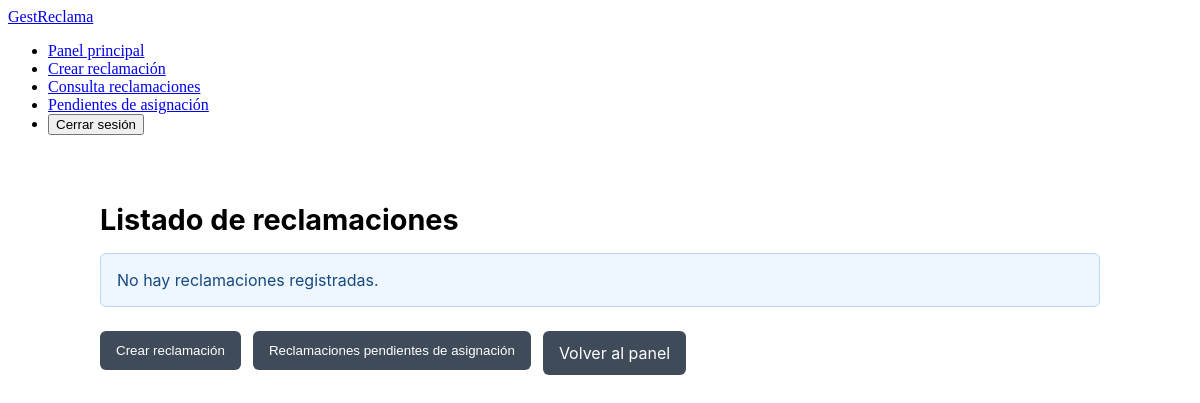
Page /frontend/public/index.php?action=reclamaciones.index (signed in) on the earlier database version.
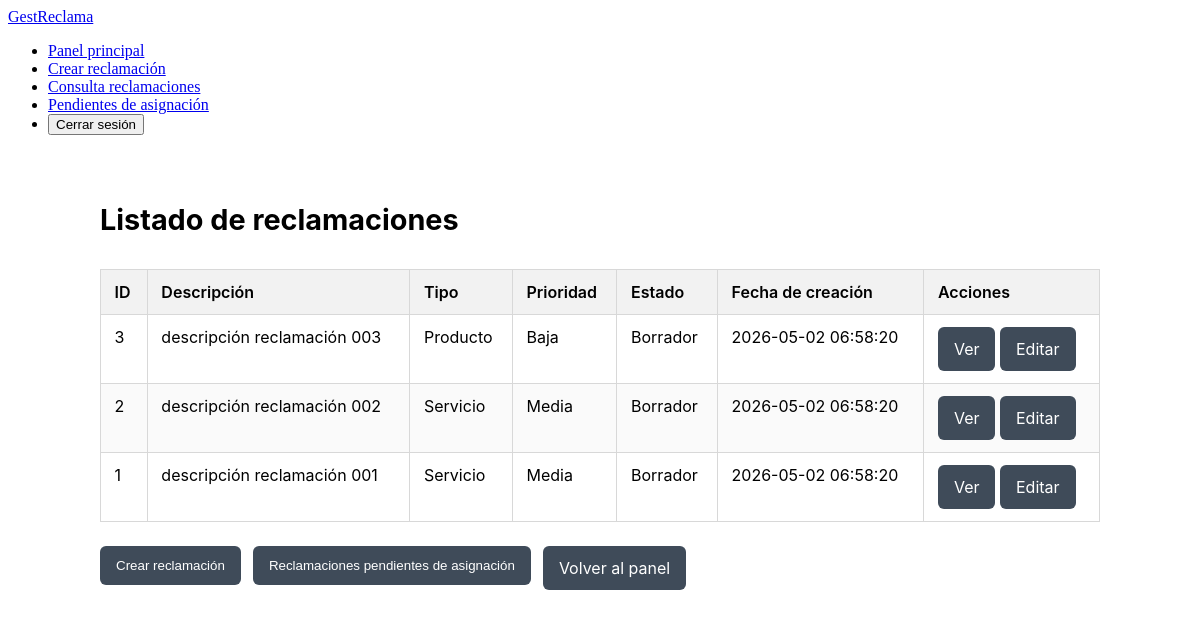
Same page on the later database version.
### tables this page shows
CREATE TABLE reclamaciones (
    id INT AUTO_INCREMENT PRIMARY KEY,

    usuario_creador_id INT NOT NULL,
    usuario_responsable_id INT DEFAULT NULL,

    descripcion TEXT NOT NULL,
    tipo_id INT NOT NULL,
    prioridad_id INT NOT NULL,
    estado_id INT NOT NULL,
    franquicia_id INT NOT NULL,

    adjunto VARCHAR(255) NOT NULL,

     
    nombre_apellidos VARCHAR(150),
    fecha_incidente DATE,
    canal_entrada VARCHAR(50),
    solicitud_cliente VARCHAR(50),
    dni VARCHAR(20),
    direccion VARCHAR(255),
    codigo_postal VARCHAR(20),
    ciudad VARCHAR(100),
    provincia VARCHAR(100),
    observaciones_internas TEXT,
    informacion_seguimiento TEXT,

    activo BOOLEAN DEFAULT TRUE,
    fecha_creacion TIMESTAMP DEFAULT CURRENT_TIMESTAMP,
    fecha_actualizacion TIMESTAMP NULL DEFAULT NULL,

    telefono VARCHAR(20),
    email VARCHAR(100),
    importe DECIMAL(10,2),
    otros_datos TEXT,

    FOREIGN KEY (usuario_creador_id)
      REFERENCES usuarios(id)
      ON DELETE RESTRICT,

    FOREIGN KEY (tipo_id)
      REFERENCES tipos(id)
      ON DELETE RESTRICT,

    FOREIGN KEY (usuario_responsable_id)
      REFERENCES usuarios(id)
      ON DELETE SET NULL,

    FOREIGN KEY (estado_id)
      REFERENCES estados(id)
      ON DELETE RESTRICT,

    FOREIGN KEY (franquicia_id)
      REFERENCES franquicias(id)
      ON DELETE RESTRICT,

    INDEX idx_recl_estado (estado_id),
    INDEX idx_recl_franquicia (franquicia_id),
    INDEX idx_recl_responsable (usuario_responsable_id),
    INDEX idx_recl_creador (usuario_creador_id),
    INDEX idx_recl_tipo (tipo_id)
  );

CREATE TABLE tipos (
    id INT AUTO_INCREMENT PRIMARY KEY,
    clave VARCHAR(100) NOT NULL UNIQUE,
    nombre VARCHAR(100) NOT NULL UNIQUE,
    activo BOOLEAN DEFAULT TRUE
  );

CREATE TABLE prioridades (
    id INT AUTO_INCREMENT PRIMARY KEY,
    clave VARCHAR(100) NOT NULL UNIQUE,
    nombre VARCHAR(100) NOT NULL UNIQUE,
    activo BOOLEAN DEFAULT TRUE
  );

CREATE TABLE estados (
    id INT AUTO_INCREMENT PRIMARY KEY,
    clave VARCHAR(100) NOT NULL UNIQUE,
    nombre VARCHAR(100) NOT NULL UNIQUE,
    descripcion VARCHAR(100) NOT NULL,
    activo BOOLEAN DEFAULT TRUE
  );

### frontend/public/index.php (called while the page is built, shortened)
<?php
  $action = $_POST['action'] ?? $_GET['action'] ?? '';
  require_once '../../backend/bootstrap/bootstrap.php';
  require_once CONTROLLERS_PATH . '/ReclamacionController.php';
  $protectedActions = [
    'reclamaciones.index',
    'reclamaciones.show',
    'reclamaciones.edit',
    'reclamaciones.pendientes_asignacion',
    'reclamaciones.asignar',
    'reclamaciones.create.view',
    'reclamaciones.create',
    'reclamaciones.validar'
  ];
  switch ($action) {
    case 'reclamaciones.index':
      $reclamacionService = new ReclamacionService($pdo);
      $controller = new ReclamacionController($pdo, $reclamacionService);
      $respuesta = $controller->index();
      $reclamaciones = $respuesta['reclamaciones'] ?? [];
    break;
  }
  $layout = in_array($action, $protectedActions, true)
    ? 'app.layout.php'
    : 'auth.layout.php';
  require_once LAYOUTS_PATH . '/' . $layout;
?>

### backend/controllers/ReclamacionController.php (called while the page is built, shortened)
<?php
  require_once SERVICES_PATH . '/ReclamacionService.php';
  class ReclamacionController {
    private ReclamacionService $reclamacionService;
    public function __construct(PDO $pdo, ReclamacionService $reclamacionService) {
      $this->reclamacionService = $reclamacionService;
    }
    public function index() {
      $reclamaciones = $this->reclamacionService->obtenerReclamaciones();
      return [
        'vista' => VIEWS_PATH . '/reclamaciones/index.php',
        'pageTitle' => 'Índice de reclamaciones',
        'css' => CSS_PATH . '/reclamacion.index.css',
        'reclamaciones' => $reclamaciones
      ];
    }
  }
?>

### backend/services/ReclamacionService.php (called while the page is built, shortened)
<?php
  class ReclamacionService {
    private PDO $pdo;
    public function __construct(PDO $pdo) {
      $this->pdo = $pdo;
    }
    public function obtenerReclamaciones() {
      try {
        $sql = "SELECT r.id,
                       r.descripcion,
                       r.fecha_creacion,
                       r.tipo_id,
                       t.nombre AS tipo_nombre,
                       r.prioridad_id,
                       p.nombre AS prioridad_nombre,
                       r.estado_id,
                       e.clave AS estado_clave,
                       e.nombre AS estado_nombre
                  FROM reclamaciones r
                  LEFT JOIN tipos t ON r.tipo_id = t.id
                  LEFT JOIN prioridades p ON r.prioridad_id = p.id
                  LEFT JOIN estados e ON r.estado_id = e.id
                 ORDER BY r.id DESC";
        $stmt = $this->pdo->prepare($sql);
        $stmt->execute();
        return $stmt->fetchAll(PDO::FETCH_ASSOC);
      } catch (Exception $e) {
        return [];
      }
    }
  }
?>

### frontend/views/reclamaciones/index.php (the view, shortened to what this page needs)
<div class="container-index-reclamacion">
  <h1>Listado de reclamaciones</h1>
  <?php if (!empty($reclamaciones)): ?>
    <div class="table-wrapper">
      <table class="tabla-reclamaciones">
        <thead>
          <tr>
              <th>ID</th>
              <th>Descripción</th>
              <th>Tipo</th>
              <th>Prioridad</th>
              <th>Estado</th>
              <th>Fecha de creación</th>
              <th>Acciones</th>
            </tr>
        </thead>
        <tbody>
          <?php foreach ($reclamaciones as $reclamacion): ?>
            <tr>
              <td><?php echo htmlspecialchars($reclamacion['id']); ?></td>
              <td><?php echo htmlspecialchars($reclamacion['descripcion']); ?></td>
              <td><?php echo htmlspecialchars($reclamacion['tipo_nombre'] ?? $reclamacion['tipo_id']); ?></td>
              <td><?php echo htmlspecialchars($reclamacion['prioridad_nombre'] ?? $reclamacion['prioridad_id']); ?></td>
              <td><?php echo htmlspecialchars($reclamacion['estado_nombre'] ?? $reclamacion['estado_id']); ?></td>
              <td><?php echo htmlspecialchars($reclamacion['fecha_creacion']); ?></td>
              <td>
                <a href="index.php?action=reclamaciones.show&id=<?php echo urlencode($reclamacion['id']); ?>" class="btn-secondary">Ver</a>
                <?php if (($reclamacion['estado_clave'] ?? '') === 'BORRADOR'): ?>
                  <a href="index.php?action=reclamaciones.edit&id=<?php echo urlencode($reclamacion['id']); ?>" class="btn-secondary">Editar</a>
                <?php endif; ?>
              </td>
            </tr>
          <?php endforeach; ?>
        </tbody>
      </table>
    </div>
  <?php else: ?>
    <div class="mensaje info">No hay reclamaciones registradas.</div>
  <?php endif; ?>
  <div class="acciones-index">
    <form method="GET" action="index.php">
      <button type="submit" class="btn-secondary">Crear reclamación</button>
    </form>
    <form method="GET" action="index.php">
      <button type="submit" class="btn-secondary">Reclamaciones pendientes de asignación</button>
    </form>
    <a href="panel.php" class="btn-secondary">Volver al panel</a>
  </div>
</div>

Differences in the rows shown:
added reclamaciones: id "3", descripcion "descripción reclamación 003", tipo.nombre "Producto", prioridad.nombre "Baja", estado.nombre "Borrador", fecha_creacion "2026-05-02 06:58:20"
added reclamaciones: id "2", descripcion "descripción reclamación 002", tipo.nombre "Servicio", prioridad.nombre "Media", estado.nombre "Borrador", fecha_creacion "2026-05-02 06:58:20"
added reclamaciones: id "1", descripcion "descripción reclamación 001", tipo.nombre "Servicio", prioridad.nombre "Media", estado.nombre "Borrador", fecha_creacion "2026-05-02 06:58:20"
Other differences:
text no longer shown: "No hay reclamaciones registradas."
text now shown: "ID Descripción Tipo Prioridad Estado Fecha de creación Acciones"
